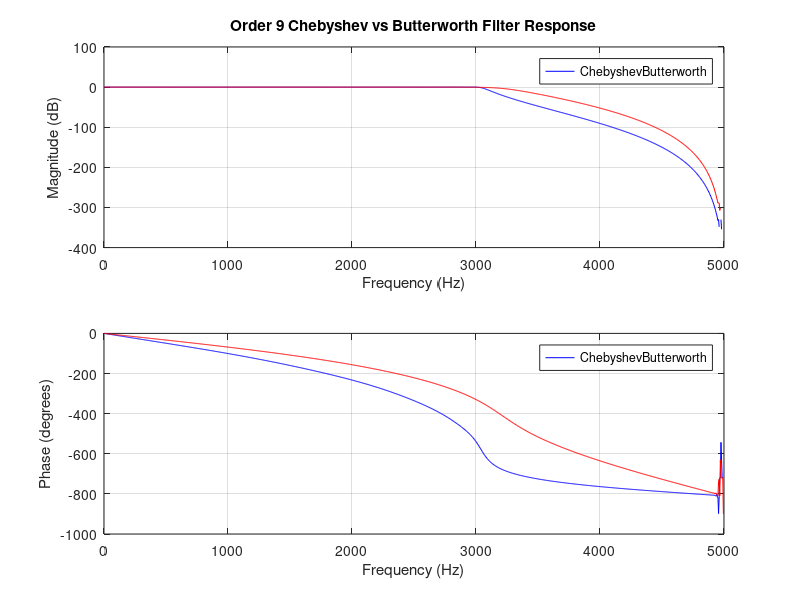

Write the MATLAB code that produced this figure.
clear;
Fsamp = 10e3;
Fc = 3e3;
Fs = 34e2;
Wc = Fc/(Fsamp/2);
Ws = Fs/(Fsamp/2);
Wb = (Fc+200)/(Fsamp/2);
ftb = 400;
Stop_att = 35;
Pass_rip = 0.1;
[n, Wp] = cheb1ord(Wc, Ws, Pass_rip, Stop_att);

[b,a] = cheby1(n , Pass_rip, Wp);
[c, d] = butter(n, Wb);

[H1, W1] = freqz(b, a, 1024);
[H2, W2] = freqz(c, d, 1024);

F1 = W1*Fsamp/(2*pi);
mag1_db = 20*log10(abs(H1));

F2 = W2*Fsamp/(2*pi);
mag2_db = 20*log10(abs(H2));

% Calculate phase responses in degrees
phase1 = unwrap(angle(H1))*180/pi;
phase2 = unwrap(angle(H2))*180/pi;

% Create subplot layout
subplot(2,1,1);
plot(F1, mag1_db, 'blue');
hold on;
plot(F2, mag2_db, 'red');
hold off;
grid on;
xlabel('Frequency (Hz)');
ylabel('Magnitude (dB)');
title('Order 9 Chebyshev vs Butterworth Filter Response');
legend(["Chebyshev", "Butterworth"]);

subplot(2,1,2);
plot(F1, phase1, 'blue');
hold on;
plot(F2, phase2, 'red');
hold off;
grid on;
xlabel('Frequency (Hz)');
ylabel('Phase (degrees)');
legend(["Chebyshev", "Butterworth"]);
